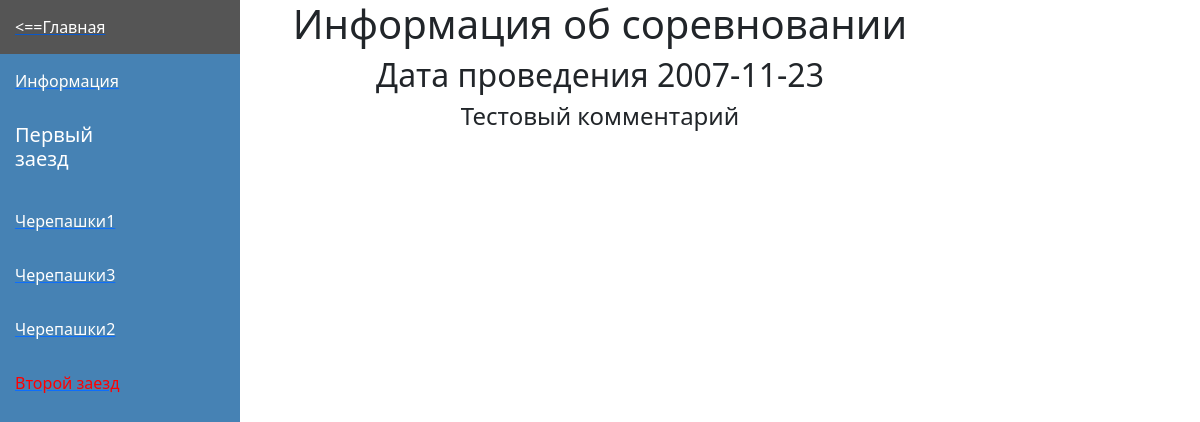
The app's page /information_about_competition/15/autopilot/1 (signed in) with its own data.
### for_work_with_database/class_db_team.py (models this page shows)
class TeamDB(SqlAlchemyBase):
    __tablename__ = 'teams'
    id = sqlalchemy.Column(sqlalchemy.Integer, primary_key=True, autoincrement=True)
    name_command = sqlalchemy.Column(sqlalchemy.String)
    name_of_organization = sqlalchemy.Column(sqlalchemy.String)
    first_score = sqlalchemy.Column(sqlalchemy.Text)
    second_score = sqlalchemy.Column(sqlalchemy.Text)
    nomination = sqlalchemy.Column(sqlalchemy.Integer)
    competition_id = sqlalchemy.Column(sqlalchemy.Integer)
    manager = sqlalchemy.Column(sqlalchemy.String)
    number_phone_of_manager = sqlalchemy.Column(sqlalchemy.String)
    email_of_manager = sqlalchemy.Column(sqlalchemy.String)
    name_first_member = sqlalchemy.Column(sqlalchemy.String)
    last_name_first_member = sqlalchemy.Column(sqlalchemy.String)
    middle_name_first_member = sqlalchemy.Column(sqlalchemy.String)
    date_birthday_first_member = sqlalchemy.Column(sqlalchemy.String)
    certificate_PFDO_first_member = sqlalchemy.Column(sqlalchemy.String)
    name_second_member = sqlalchemy.Column(sqlalchemy.String)
    middle_name_second_member = sqlalchemy.Column(sqlalchemy.String)
    last_name_second_member = sqlalchemy.Column(sqlalchemy.String)
    date_birthday_second_member = sqlalchemy.Column(sqlalchemy.String)
    certificate_PFDO_second_member = sqlalchemy.Column(sqlalchemy.String)
    final_top = sqlalchemy.Column(sqlalchemy.Integer)
    final_score = sqlalchemy.Column(sqlalchemy.Integer)
    random_queue = sqlalchemy.Column(sqlalchemy.Integer)
    time_of_first_race = sqlalchemy.Column(sqlalchemy.Integer)
    time_of_second_race = sqlalchemy.Column(sqlalchemy.Integer)
    list_logs_score_of_first_race = sqlalchemy.Column(sqlalchemy.Text)
    list_logs_score_of_second_race = sqlalchemy.Column(sqlalchemy.Text)

### for_work_with_database/class_db_competition.py (models this page shows)
class Competition(SqlAlchemyBase):
    __tablename__ = "competition"
    id = Column(Integer, primary_key=True, autoincrement=True)
    date = Column(Text)
    commentary = Column(Text)
    date_of_ending_registration_members = Column(Text)
    started = Column(Text)
    date_of_starting_registration_members = Column(Text)
    header_for_competition = Column(Text)

### main.py (the view)
@app.route("/information_about_competition/<int:competition_id>/<string:nomination>/<int:number_of_launch>")
@limiter.limit(REQUESTS_TIME)
def information_about_competition(competition_id, nomination, number_of_launch):
    if not current_user.is_authenticated:
        return redirect("/")
    sess = db_session.create_session()
    teams = sess.query(TeamDB).filter(TeamDB.competition_id == competition_id).all()
    competition = sess.query(Competition).filter(Competition.id == competition_id).first()
    teams.sort(key=lambda x: x.random_queue)
    return render_template("page_about_competition.html",
                           teams=list(teams),
                           len=len,
                           competition=competition,
                           number_of_launch=number_of_launch,
                           competition_id=competition_id,
                           nomination=nomination)

### for_work_with_database/db_session.py (called while the page is built)
def create_session() -> Session:
    global __factory
    return __factory()

### main.py (called while the page is built)
@login_manager.user_loader
def load_user(user_id):
    db_sess = db_session.create_session()
    return db_sess.query(User).get(user_id)

### templates/page_about_competition.html (shortened to what this page needs)
<!DOCTYPE html>
<html lang="en">
<head>
</head>
<head>
    <link href="https://cdn.jsdelivr.net/npm/bootstrap@5.2.0/dist/css/bootstrap.min.css" rel="stylesheet">
    <link rel="stylesheet" href="https://cdn.jsdelivr.net/npm/bootstrap-icons@1.4.0/font/bootstrap-icons.css">
</head>
<body>
<div class="menu-container">
    <a href="/">
        <button class="menu-button"><==Главная</button>
    </a>
    <a href="/information_about_competition/{{ competition.id }}/{{ nomination }}/{{ number_of_launch }}">
        <button class="menu-button">Информация</button>
    </a>
    {% if teams %}
        {% if number_of_launch == 1 %}
            <h5 class="text_message_at_menu_buttons">Первый заезд</h5>
        {% else %}
            <h4 class="text_message_at_menu_buttons">Второй заезд</h4>
        {% endif %}
        {% if number_of_launch == 1 %}
            {% for team in teams %}
                <a href="/timer/{{competition.id}}/{{nomination}}/1/{{team.id}}">
                    <button class="menu-button">{{ team.name_command }}</button>
                </a>
            {% endfor %}
        {% else %}
            {% for team in teams %}
                <a href="/timer/{{competition.id}}/{{nomination}}/2/{{team.id}}">
                    <button class="menu-button">{{ team.name_command }}</button>
                </a>
            {% endfor %}
        {% endif %}
        {% if number_of_laucnh == 1 %}
            <a href="/timer/{{competition.id}}/{{nomination}}/2/{{teams[0].id}}">
                <button class="menu-button"><font color="red">Второй заезд</font></button>
            </a>
        {% else %}
            <a href="/timer/{{competition.id}}/{{nomination}}/1/{{teams[0].id}}">
                <button class="menu-button"><font color="red">Второй заезд</font></button>
            </a>
        {% endif %}
    {% else %}
        <h4 class="text_message_at_menu_buttons">Пусто</h4>
    {% endif %}
</div>
<div align="center">
    <h1>Информация об соревновании</h1>
    <h2>Дата проведения {{competition.date}}</h2>
    <h4>{{competition.commentary}}</h4>
</div>
<div style="margin-left: 25%; padding: 20px;">
</div>
</body>
</html>

### templates/page_about_competition.html (style rules this page uses)
body { margin: 0; padding: 0; font-family: Arial, sans-serif; }
.menu-container { position: fixed; top: 0; left: 0; width: 20%; height: 100%; background-color: #4682B4; color: #fff; overflow-y: auto; }
.menu-button { display: block; width: 100%; padding: 15px; box-sizing: border-box; text-align: left; text-decoration: none; color: #fff; border: none; background-color: transparent; transition: background-color 0.3s; }
.text_message_at_menu_buttons { display: block; width: 25%; padding: 15px; box-sizing: border-box; text-align: left; text-decoration: none; color: #fff; border: none; background-color: transparent; transition: background-color 0.3s; }

### records on screen
TeamDB: name_command "Черепашки1"
TeamDB: name_command "Черепашки3"
TeamDB: name_command "Черепашки2"
Competition: date "2007-11-23", commentary "Тестовый комментарий"
